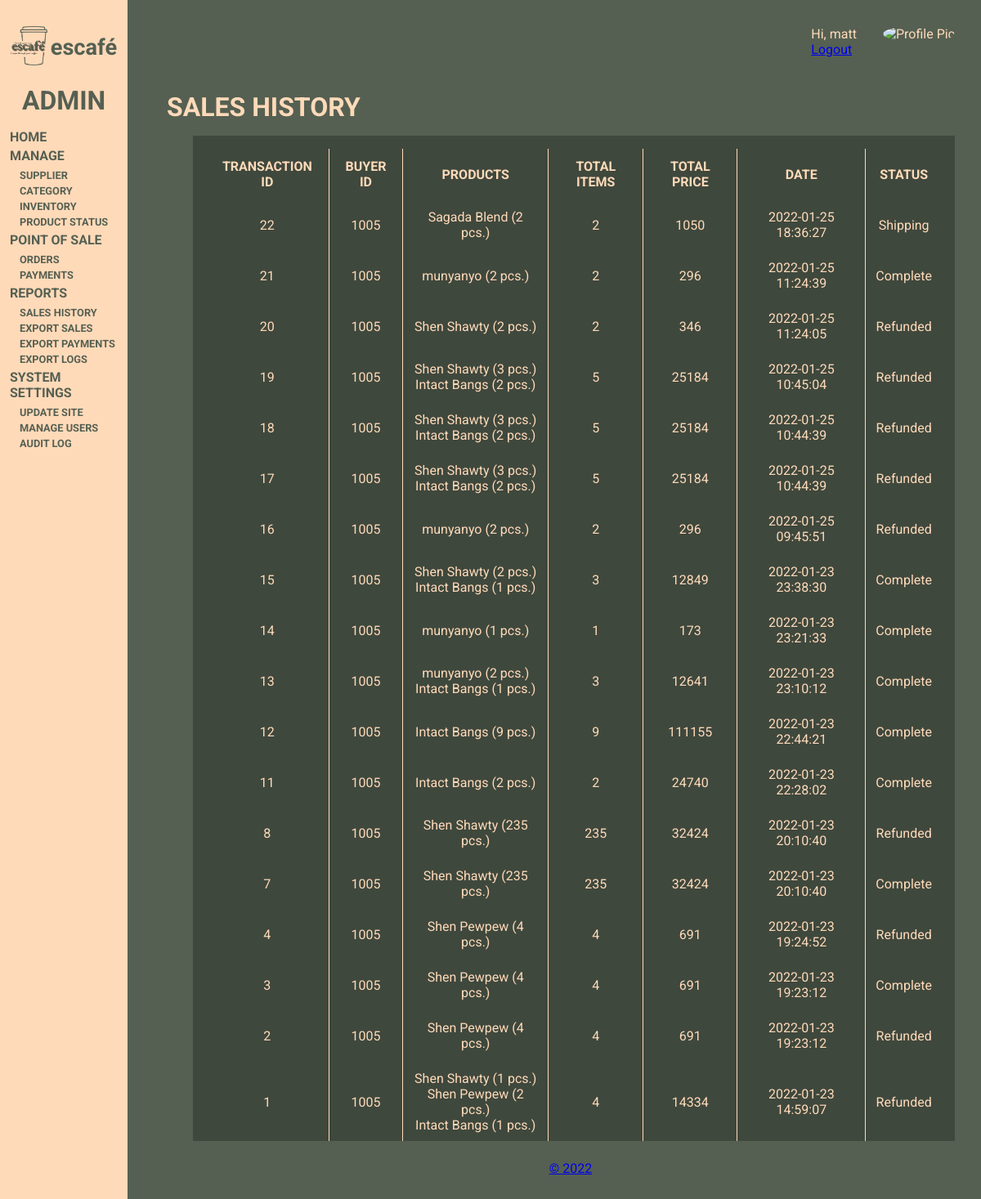
The page /pages/admin-dashboard-sales-history.php (signed in) on the database its author committed.
### tables this page shows
CREATE TABLE `sitesettings` (
  `siteName` varchar(100) NOT NULL,
  `siteLogo` varchar(255) NOT NULL,
  `balance` double NOT NULL
);

CREATE TABLE `transactionlog` (
  `transactionID` int(11) NOT NULL,
  `productsBought` text NOT NULL,
  `totalItems` int(11) NOT NULL,
  `totalPrice` int(11) NOT NULL,
  `dateBought` timestamp NOT NULL DEFAULT current_timestamp(),
  `buyerID` int(11) NOT NULL,
  `status` varchar(512) NOT NULL
);

### connect/config.php (called while the page is built, shortened)
<?php
     $pdo = new PDO('mysql:host=localhost;port=3306;dbname=escafe','root','');
     $pdo->setAttribute(PDO::ATTR_DEFAULT_FETCH_MODE, PDO::FETCH_ASSOC);
     $pdo -> setAttribute(PDO::ATTR_ERRMODE, PDO::ERRMODE_EXCEPTION);
     $statement = $pdo -> prepare ("SELECT * FROM sitesettings");
     $statement -> execute([]);
     $site = $statement -> fetch(0);
     $siteName = $site['siteName'];
?>

### connect/session.php (called while the page is built, shortened)
<?php
    if (isset($_SESSION['profilePic'])){
        $pic = $_SESSION['profilePic'];
    } else {
        $_SESSION['profilePic'] = "\images\blank.png";
    }
?>

### pages/admin-dashboard-sales-history.php (the view, shortened to what this page needs)
<?php
    include '../connect/session.php';
    require_once '../connect/config.php';
    $statement = $pdo -> prepare ("SELECT * FROM transactionlog sale ORDER BY transactionID DESC");
    $statement -> execute();
    $sales = $statement -> fetchAll();
?>
<!DOCTYPE html>
<html lang="en">
<head>
    <link rel="stylesheet" href="../css/dashboard.css">
</head>
<body>
    <?php include './admin-header.php'; ?>
    <main>
        <div class="main-wrapper">
            <div class="user">
                <div class="user-text">
                    <p>Hi, <?php echo $_SESSION['username']?></p>
                    <a href="../connect/logout.php">Logout</a>
                </div>
                <div class="user-image">
                    <img src='<?php
                                    if($pic != null)
                                        echo '../connect/'.$pic;
                                    else
                                        echo '../img/users/blank.png';
                              ?>' alt="Profile Pic">
                </div>
            </div>
            <div class="dashboard-sub">
                <h1>SALES HISTORY</h1>
                <div class="table-rec">
                    <table>
                        <thead>
                            <tr>
                                <th>TRANSACTION ID</th>
                                <th>BUYER ID</th>
                                <th>PRODUCTS</th>
                                <th>TOTAL ITEMS</th>
                                <th>TOTAL PRICE</th>
                                <th>DATE</th>
                                <th>STATUS</th>
                            </tr>
                        </thead>
                        <tbody>
                            <?php foreach ($sales as $sale): ?>
                                <tr>
                                    <td><?php echo $sale['transactionID'] ?></td>
                                    <td><?php echo $sale['buyerID'] ?></td>
                                    <td>
                                        <?php foreach(formatProducts($sale['productsBought']) as $product){
                                                echo $product . "<br>";
                                            }
                                        ?>
                                    </td>
                                    <td><?php echo $sale['totalItems'] ?></td>
                                    <td><?php echo $sale['totalPrice'] ?></td>
                                    <td><?php echo $sale['dateBought'] ?></td>
                                    <td><?php echo $sale['status'] ?></td>
                                </tr>
                            <?php endforeach; ?>
                        </tbody>
                    </table>
                </div>
            </div>
        </div>
    </main>
    <?php include './footer.php'; ?>
    <?php
        function formatProducts($product){
                $perRow = explode(',', $product);
                $productsBought = array();
                foreach ($perRow as $row){
                    $latter = explode('-', $row);
                    $pushString = $latter[1] . " (" . $latter[2] . " pcs.)";
                    array_push($productsBought, $pushString);
                }
                return $productsBought;
        }
    ?>
</body>
</html>

### pages/admin-header.php
<header>
        <div class="logo-name">
            <div class="logo-head"><img src="../img/dashboard/logo-green-trim.png" alt="logo"></div>
            <div class="name-head"><p><?php echo $siteName ?><p><p></div>
        </div>
        <h1>ADMIN</h1>
        <nav>
            <ul>
                <h2><a href="./admin-dashboard.php">HOME</a></h2>
                <li>
                    <h2>MANAGE</h2>
                    <ul>
                        <?php if ($_SESSION['access'] === "admin"): ?>
                            <li><a href="./admin-dashboard-inv-supplier.php">SUPPLIER</a></li>
                            <li><a href="./admin-dashboard-inv-category.php">CATEGORY</a></li>
                        <?php endif; ?>
                        <li><a href="./admin-dashboard-inv-manage.php">INVENTORY</a></li>
                        <li><a href="./admin-dashboard-prod-status.php">PRODUCT STATUS</a></li>
                    </ul>
                </li>
                <li>
                    <h2>POINT OF SALE</h2>
                    <ul>
                        <?php if ($_SESSION['access'] === "admin"): ?>
                            <li> <a href="./admin-dashboard-order-status.php">ORDERS</a></li>
                        <?php endif; ?>
                        <li> <a href="./admin-dashboard-payments.php">PAYMENTS</a></li>
                    </ul>
                </li>
                <?php if ($_SESSION['access'] === "admin"): ?>
                <li>
                    <h2>REPORTS</h2>
                    <ul>
                        <li> <a href="./admin-dashboard-sales-history.php">SALES HISTORY</a></li>
                        <li> <a href="../connect/exportSales.php">EXPORT SALES</a></li>
                        <li> <a href="../connect/exportPayments.php">EXPORT PAYMENTS</a></li>
                        <li> <a href="../connect/exportAuditTrail.php">EXPORT LOGS</a></li>
                    </ul>
                </li>
                <li>
                    <h2>SYSTEM SETTINGS</h2>
                    <ul>
                        <li> <a href="./admin-dashboard-update-site.php">UPDATE SITE</a></li>
                        <li> <a href="./admin-dashboard-user-manage.php">MANAGE USERS</a></li>
                        <li> <a href="./admin-dashboard-audit-log.php">AUDIT LOG</a></li>
                    </ul>
                </li>
                <?php endif; ?>
            </ul>
        </nav>
    </header>

### css/dashboard.css (style rules this page uses)
:root { --main-color: #556052; --text-color: #FFDAB9; --dark-box: rgba(0,0,0,0.25); --link-dark-box: rgba(0,0,0,0.75); }
* { padding: 0; margin: 0; }
body { background-color: var(--main-color); font-family: 'Roboto', sans-serif; }
header { background: rgb(255,218,185); height: 100%; color: var(--main-color); position: fixed; text-decoration: none; display:inline-block; min-width: 13vw; max-width: 13vw; padding-bottom: 20%; }
header .logo-name { display: flex; padding: 2rem .75rem 1.25rem .75rem; justify-content: center; }
header .logo-name .logo-head img { height: 3rem; margin-right: .25rem; }
header .logo-name .name-head { align-self: center; font-size: 1.7rem; font-weight: bold; }
header h1 { text-align: center; margin-bottom: 1rem; }
nav ul { list-style-type: none; }
nav ul li h2, nav ul h2 { margin: .25rem .75rem; font-size: 1rem; }
nav ul li ul { list-style-type: none; }
nav ul li ul li { text-indent: 1rem; margin: 0 .5rem; }
nav ul li ul li a, nav ul h2 a { color:var(--main-color); font-weight: bold; text-decoration: none; font-size: .80rem; }
nav ul h2 a { font-size: 1rem; text-align: center; margin-bottom: 1rem; }
main { color: var(--text-color); display: inline-block; margin-left: 17vw; }
main .main-wrapper { display:block; width: 100%; }
main .main-wrapper .user { position: absolute; top: 2rem; right: 2rem; display: flex; }
main .main-wrapper .user .user-text { align-self: center; }
main .main-wrapper .user .user-image img { height: 50px; width: 50px; border-radius: 50%; margin-left: 2rem; }
main .main-wrapper .dashboard-sub h1 { margin-top: 7rem; }
.table-rec { background-color: var(--dark-box); text-align: center; padding: 1rem; margin: 1rem 2rem; min-width: 70vw; min-height: 50vh; display: flex; justify-content: center; align-items: flex-start; max-height: 70vh; overflow-y: scroll; }
.table-rec table { border-collapse: collapse; }
.table-rec table thead tr th:nth-child(n):not(:last-child), .table-rec table tbody tr td:nth-child(n):not(:last-child) { border-right: 1px solid var(--text-color); }
.table-rec table thead tr th, .table-rec table tbody tr td { text-align: center; padding: .75rem; margin: .75rem; }

### rows shown on the page
sitesettings: siteName "escafé"
transactionlog: transactionID "22", buyerID "1005", productsBought "Sagada Blend (2 pcs.)", totalItems "2", totalPrice "1050", dateBought "2022-01-25 18:36:27", status "Shipping"
transactionlog: transactionID "21", buyerID "1005", productsBought "munyanyo (2 pcs.)", totalItems "2", totalPrice "296", dateBought "2022-01-25 11:24:39", status "Complete"
transactionlog: transactionID "20", buyerID "1005", productsBought "Shen Shawty (2 pcs.)", totalItems "2", totalPrice "346", dateBought "2022-01-25 11:24:05", status "Refunded"
transactionlog: transactionID "19", buyerID "1005", productsBought "Shen Shawty (3 pcs.)", productsBought "Intact Bangs (2 pcs.)", totalItems "5", totalPrice "25184", dateBought "2022-01-25 10:45:04", status "Refunded"
transactionlog: transactionID "18", buyerID "1005", productsBought "Shen Shawty (3 pcs.)", productsBought "Intact Bangs (2 pcs.)", totalItems "5", totalPrice "25184", dateBought "2022-01-25 10:44:39", status "Refunded"
transactionlog: transactionID "17", buyerID "1005", productsBought "Shen Shawty (3 pcs.)", productsBought "Intact Bangs (2 pcs.)", totalItems "5", totalPrice "25184", dateBought "2022-01-25 10:44:39", status "Refunded"
transactionlog: transactionID "16", buyerID "1005", productsBought "munyanyo (2 pcs.)", totalItems "2", totalPrice "296", dateBought "2022-01-25 09:45:51", status "Refunded"
transactionlog: transactionID "15", buyerID "1005", productsBought "Shen Shawty (2 pcs.)", productsBought "Intact Bangs (1 pcs.)", totalItems "3", totalPrice "12849", dateBought "2022-01-23 23:38:30", status "Complete"
transactionlog: transactionID "14", buyerID "1005", productsBought "munyanyo (1 pcs.)", totalItems "1", totalPrice "173", dateBought "2022-01-23 23:21:33", status "Complete"
transactionlog: transactionID "13", buyerID "1005", productsBought "munyanyo (2 pcs.)", productsBought "Intact Bangs (1 pcs.)", totalItems "3", totalPrice "12641", dateBought "2022-01-23 23:10:12", status "Complete"
transactionlog: transactionID "12", buyerID "1005", productsBought "Intact Bangs (9 pcs.)", totalItems "9", totalPrice "111155", dateBought "2022-01-23 22:44:21", status "Complete"
transactionlog: transactionID "11", buyerID "1005", productsBought "Intact Bangs (2 pcs.)", totalItems "2", totalPrice "24740", dateBought "2022-01-23 22:28:02", status "Complete"
transactionlog: transactionID "8", buyerID "1005", productsBought "Shen Shawty (235 pcs.)", totalItems "235", totalPrice "32424", dateBought "2022-01-23 20:10:40", status "Refunded"
transactionlog: transactionID "7", buyerID "1005", productsBought "Shen Shawty (235 pcs.)", totalItems "235", totalPrice "32424", dateBought "2022-01-23 20:10:40", status "Complete"
transactionlog: transactionID "4", buyerID "1005", productsBought "Shen Pewpew (4 pcs.)", totalItems "4", totalPrice "691", dateBought "2022-01-23 19:24:52", status "Refunded"
transactionlog: transactionID "3", buyerID "1005", productsBought "Shen Pewpew (4 pcs.)", totalItems "4", totalPrice "691", dateBought "2022-01-23 19:23:12", status "Complete"
transactionlog: transactionID "2", buyerID "1005", productsBought "Shen Pewpew (4 pcs.)", totalItems "4", totalPrice "691", dateBought "2022-01-23 19:23:12", status "Refunded"
transactionlog: transactionID "1", buyerID "1005", productsBought "Shen Shawty (1 pcs.)", productsBought "Shen Pewpew (2 pcs.)", productsBought "Intact Bangs (1 pcs.)", totalItems "4", totalPrice "14334", dateBought "2022-01-23 14:59:07", status "Refunded"

### other values the page prints
$_SESSION['username'] "matt"
